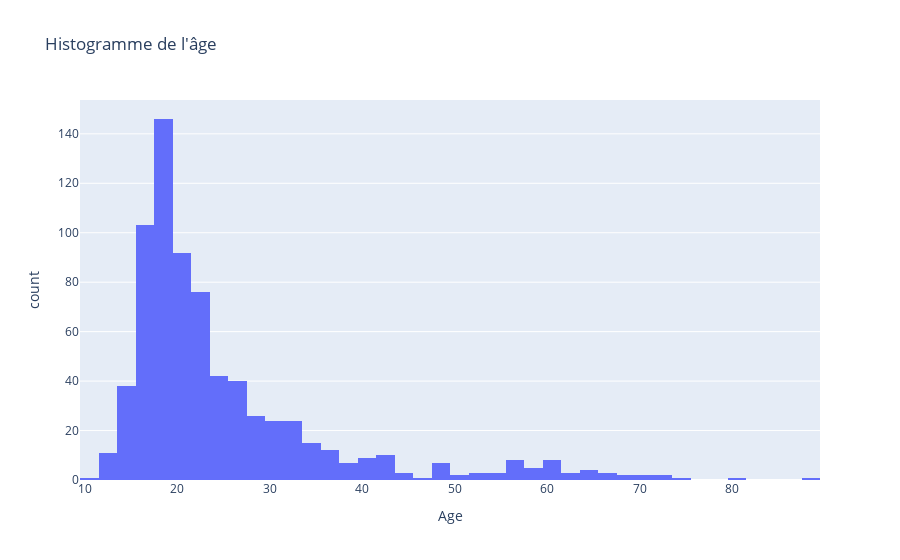

Notebook code for this chart:
### Markdown cell above
## Exploration histogramme

### Code cell
print("Histogramme de l'âge des participants : ")
fig = px.histogram(df, x='Age', title="Histogramme de l'âge")
fig.show()

### Figure 1 — Plotly figure (JSON) as saved in the notebook; plotly's stock layout.template omitted (floating-point values rounded to 4 significant figures; data arrays with more than 128 entries replaced by an {"elided": "..."} marker saying what was removed)
{"data": [{"alignmentgroup": "True", "bingroup": "x", "hovertemplate": "Age=%{x}<br>count=%{y}<extra></extra>", "legendgroup": "", "marker": {"color": "#636efa", "pattern": {"shape": ""}}, "name": "", "offsetgroup": "", "orientation": "v", "showlegend": false, "type": "histogram", "x": {"elided": "736 int values"}, "xaxis": "x", "yaxis": "y"}], "layout": {"barmode": "relative", "legend": {"tracegroupgap": 0}, "title": {"text": "Histogramme de l'âge"}, "xaxis": {"anchor": "y", "domain": [0, 1], "title": {"text": "Age"}}, "yaxis": {"anchor": "x", "domain": [0, 1], "title": {"text": "count"}}}}
